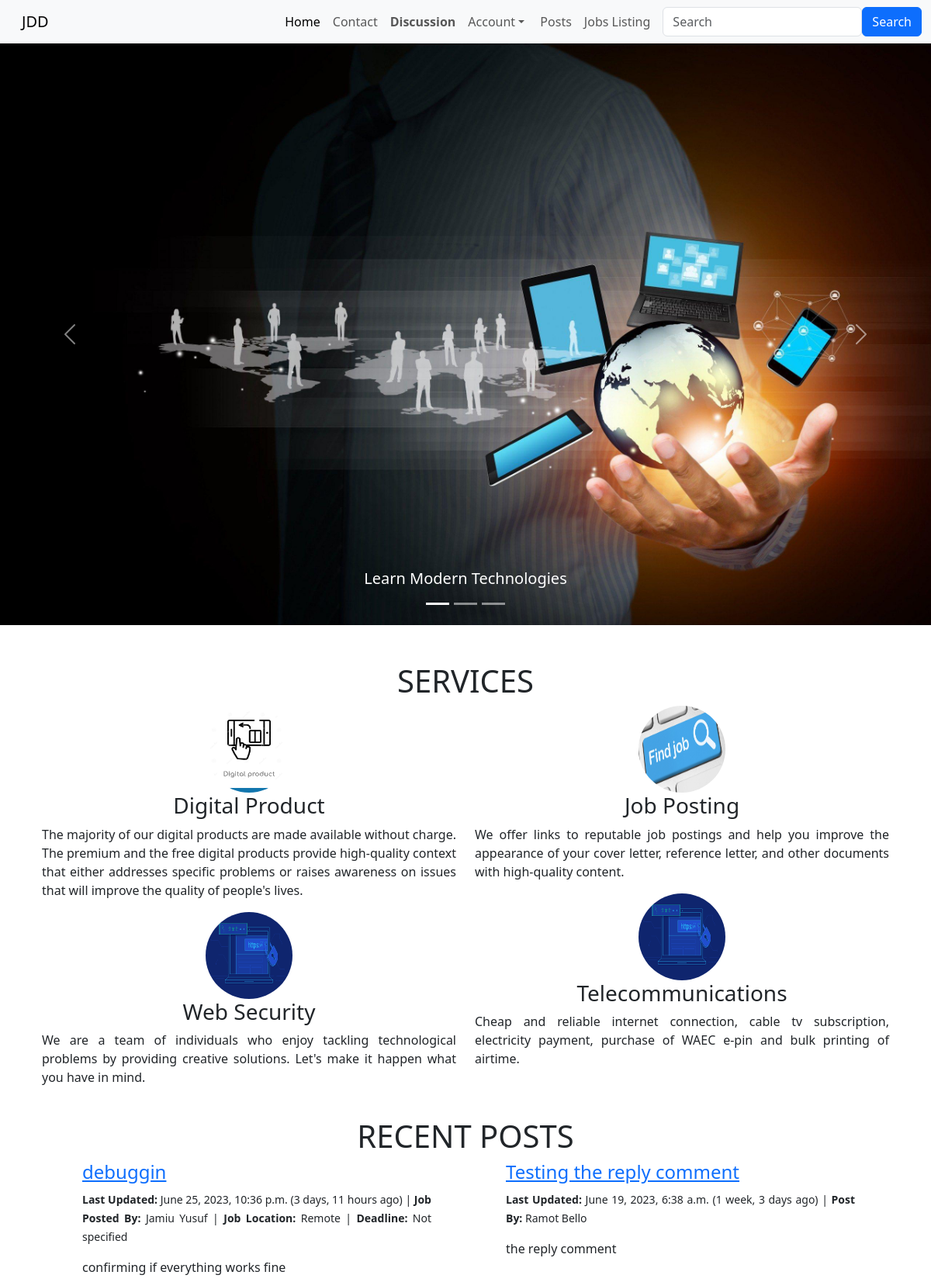
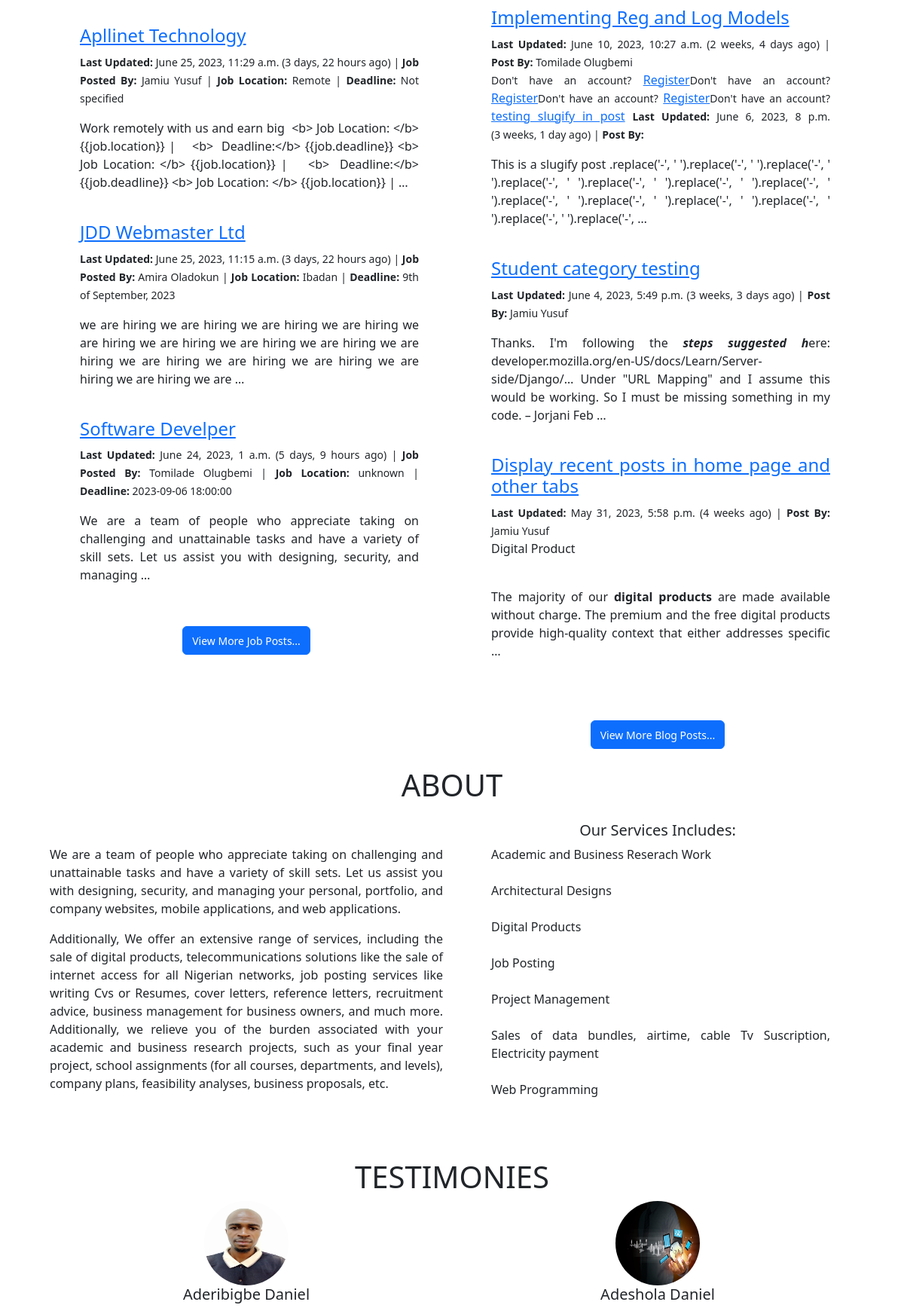
The page / (upper part) on the database its author committed (2 pictures, top to bottom).
### job/models.py (models this page shows, shortened)
class JobPost(models.Model):
    author = models.ForeignKey(User, on_delete=models.CASCADE)
    title = models.CharField(max_length=255, unique=True)
    date = models.DateTimeField(auto_now_add=True)
    deadline = models.CharField(max_length=150, default='Not specified')
    location = models.CharField(max_length=150)
    category = models.CharField(max_length=150, default='uncategorized')
    content = RichTextField(blank=True, null=True, unique=True)

### index/models.py (models this page shows, shortened)
class BlogPost(models.Model):
    author = models.ForeignKey(User, on_delete=models.CASCADE)
    title = models.CharField(max_length=255, unique=True)
    date = models.DateTimeField(auto_now_add=True)
    category = models.CharField(max_length=150, default='uncategorized')
    content = RichTextField(blank=True, null=True, unique=True)
    headline = models.TextField(max_length=255)
    likes = models.ManyToManyField(User, related_name='blog_posts')

### index/views.py (the view)
# urls.py: path('', views.home, name = 'home'),
def home(request):
            blogs = models.BlogPost.objects.order_by('-date')[:5]
            jobs = JobPost.objects.order_by('-date')[:5]
            return render(request, 'home/home.html',{
                'jobs': jobs,
                'blogs': blogs
            })

### index/templates/home/home.html (shortened to what this page needs)
{% extends 'home/base.html' %}
{% load static %}
{% load humanize %}
    {% block slides %}
    <div id="carouselExampleCaptions" class="carousel slide" data-bs-ride="carousel">
        <div class="carousel-indicators">
          <button type="button" data-bs-target="#carouselExampleCaptions" data-bs-slide-to="0" class="active" aria-current="true" aria-label="Slide 1"></button>
          <button type="button" data-bs-target="#carouselExampleCaptions" data-bs-slide-to="1" aria-label="Slide 2"></button>
          <button type="button" data-bs-target="#carouselExampleCaptions" data-bs-slide-to="2" aria-label="Slide 3"></button>
        </div>
        <div class="carousel-inner">
          <div class="carousel-item active" data-bs-interval="80000">
            <img src="{% static '/images/tech.jpg' %}" class="d-block w-100" alt="header tech image">
            <div class="carousel-caption d-none d-md-block">
              <h5>Learn Modern Technologies</h5>
            </div>
          </div>
        </div>
        <button class="carousel-control-prev" type="button" data-bs-target="#carouselExampleCaptions" data-bs-slide="prev">
          <span class="carousel-control-prev-icon" aria-hidden="true"></span>
        </button>
        <button class="carousel-control-next" type="button" data-bs-target="#carouselExampleCaptions" data-bs-slide="next">
          <span class="carousel-control-next-icon" aria-hidden="true"></span>
        </button>
      </div>
    {% endblock %}
{% block body %}
        <div class="container text-center">
            <h1>Services</h1>
          <div class="row">
          <div class="col">
        <img src="{% static '/images/digital-prodct.jpg' %}" alt="Digital Product Image" srcset="" class="services-img">
        <h3>Digital Product</h3>
        <p style="text-align: justify;">
          The majority of our digital products are made available without charge. The premium and the free digital products
          provide high-quality context that either addresses specific problems or raises awareness on issues that will improve
          the quality of people's lives.
        </p>
        <div class="col">
      <img src="{% static '/images/web_security.png' %}" alt="Web Security Image" srcset="" class="services-img">
      <h3>Web Security</h3>
      <p style="text-align: justify;">
        We are a team of individuals who enjoy tackling technological problems by providing creative solutions.
        Let's make it happen what you have in mind.
      </p>
    </div>
      </div>
      <div class="col">
        <img src="{% static '/images/job.webp' %}" alt="Job Search Image" srcset="" class="services-img">
        <h3>Job Posting</h3>
        <p style="text-align: justify;">
          We offer links to reputable job postings and help you improve the appearance of your cover letter,
          reference letter, and other documents with high-quality content.
        </p>
        <div class="col">
      <img src="{% static '/images/web_security.png' %}" alt="Web Security Image" srcset="" class="services-img">
      <h3>Telecommunications</h3>
      <p style="text-align: justify;">
        Cheap and reliable internet connection, cable tv subscription, electricity payment,
        purchase of WAEC e-pin and bulk printing of airtime.
      </p>
    </div>
      </div>
    </div>
    <div class="container text-center">
        <h1>Recent Posts</h1>
        <div class="row">
            <div class="col">
                <ul>
                   {% for job in jobs  %}
                   <li>
                        <h4> <a href="{% url 'jobs:job_details' job.pk %}"> {{job.title}} </a></h4>
                        <small>
                           <b>Last Updated: </b>  {{job.date}} ({{job.date | naturaltime}}) | <b> Job Posted By:</b>  {{job.author.first_name}}  {{job.author.last_name}}
                          |  <b> Job Location: </b> {{job.location}} |    <b>  Deadline:</b> {{job.deadline}}
                        </small><br>
                        <p style="text-align: justify;"> {{job.content|safe | truncatewords:"30"}}  </p>
                   </li> <br>
                    {% empty %}
                        <h4>No recent job post availabe right now...</h4>
                {% endfor %}
                </ul>
           <a href="{% url 'jobs:job_list' %}"> <button class="btn btn-primary" ><small>View More Job Posts...</small></button></a> <br> <br>
          </div>
          <div class="col">
            <ul>
              {% for blog in blogs  %}
              <li>
                   <h4><a href="{% url 'index:blog_details' blog.pk %}">{{blog.title}}</a></h4>
                   <small>
                      <b> Last Updated: </b>  {{blog.date}} ({{blog.date | naturaltime}}) |  <b> Post By:</b>  {{blog.author.first_name}}  {{blog.author.last_name}}
                   </small> <br>
                   <p style="text-align: justify;">{{blog.content| safe | truncatewords:"30"}} </p>
              </li> <br>
               {% empty %}
                   <h2>No recent blog post availabe right now...</h2>
           {% endfor %}
           </ul>
            <br><a href="{% url 'index:blog_list' %}"><button class="btn btn-primary"><small>View More Blog Posts...</small></button></a>
          </div>
        </div>
      </div>
      <div class="container text-center">
        <h1>About</h1>
        <div class="row">
          <div class="col"><br><br>
            <p style="text-align: justify;">
              We are a team of people who appreciate taking on challenging and unattainable tasks and have a variety of skill sets.
             Let us assist you with designing, security, and managing your personal, portfolio, and company websites,
             mobile applications, and web applications.
            </p>
            <p style="text-align: justify;">
              Additionally, We offer an extensive range of services, including the sale of digital products, telecommunications solutions
              like the sale of internet access for all Nigerian networks, job posting services like writing Cvs or Resumes,
              cover letters, reference letters, recruitment advice, business management for business owners, and much more.
              Additionally, we relieve you of the burden associated with your academic and business research projects, such
              as your final year project, school assignments (for all courses, departments, and levels), company plans,
              feasibility analyses, business proposals, etc.
            </p>
          </div>
          <div class="col">
            <p style="text-align: justify;">
              <h5>Our Services Includes:</h5>
                <ul>
                  <li>Academic and Business Reserach Work</li> <br>
                  <li>Architectural Designs</li><br>
                  <li>Digital Products</li><br>
                   <li>Job Posting</li> <br>
                  <li> Project Management</li> <br>
                  <li>Sales of data bundles, airtime, cable Tv Suscription, Electricity payment</li> <br>
                  <li>Web Programming</li>
                </ul> <br>
            </p>
          </div>
        </div>
      </div>
      <div class="container text-center">
        <h1>Testimonies</h1>
        <div class="row">
          <div class="col">
            <div>
              <div>
                <img src="{% static '/images/hustle_img.jpg' %}" alt="Daniel image" srcset="" class="services-img">
              </div>
                <h5> Aderibigbe Daniel</h5>
            </div>
          </div>
          <div class="col">
            <div>
              <div>
                <img src="{% static '/images/tech.jpg' %}" alt="Tomilade image" srcset="" class="services-img">
              </div>
                <h5>Adeshola Daniel</h5>
            </div>
          </div>
          </div>
{% endblock %}

### index/templates/home/home.html (style rules this page uses)
.services-img { border-radius: 50%; width: 7rem; height: 7rem; }
h1 { margin-top: 1.5rem; text-transform: uppercase; }
p { text-align: justify; }
li { list-style-type: none; text-align: justify; }

### rows shown on the page
JobPost: title "debuggin", date "June 25, 2023, 10:36 p.m.", date "3 days, 11 hours ago", author.first_name "Jamiu", author.last_name "Yusuf", location "Remote", deadline "Not specified", content "confirming if everything works fine"
JobPost: title "Apllinet Technology", date "June 25, 2023, 11:29 a.m.", date "3 days, 22 hours ago", author.first_name "Jamiu", author.last_name "Yusuf", location "Remote", deadline "Not specified", content "Work remotely with us and earn big <b> Job Location: </b> {{job.location}} | <b> Deadline:</b> {{job.deadline}} <b> Job Location: </b> {{job.location}} | <b> Deadline:</b> {{job.deadline}} <b> Job Location: </b> {{job.location}} | …"
JobPost: title "JDD Webmaster Ltd", date "June 25, 2023, 11:15 a.m.", date "3 days, 22 hours ago", author.first_name "Amira", author.last_name "Oladokun", location "Ibadan", deadline "9th of September, 2023", content "we are hiring we are hiring we are hiring we are hiring we are hiring we are hiring we are hiring we are hiring we are hiring we are hiring we are hiring we are hiring we are hiring we are hiring we are …"
JobPost: title "Software Develper", date "June 24, 2023, 1 a.m.", date "5 days, 9 hours ago", author.first_name "Tomilade", author.last_name "Olugbemi", location "unknown", deadline "2023-09-06 18:00:00", content "We are a team of people who appreciate taking on challenging and unattainable tasks and have a variety of skill sets. Let us assist you with designing, security, and managing …"
BlogPost: title "Testing the reply comment", date "June 19, 2023, 6:38 a.m.", date "1 week, 3 days ago", author.first_name "Ramot", author.last_name "Bello", content "the reply comment"
BlogPost: title "Implementing Reg and Log Models", date "June 10, 2023, 10:27 a.m.", date "2 weeks, 4 days ago", author.first_name "Tomilade", author.last_name "Olugbemi", content "Don't have an account? Register Don't have an account? Register Don't have an account? Register Don't have an account?"
BlogPost: title "testing slugify in post", date "June 6, 2023, 8 p.m.", date "3 weeks, 1 day ago", content "This is a slugify post .replace('-', ' ').replace('-', ' ').replace('-', ' ').replace('-', ' ').replace('-', ' ').replace('-', ' ').replace('-', ' ').replace('-', ' ').replace('-', ' ').replace('-', ' ').replace('-', ' ').replace('-', ' ').replace('-', …"
BlogPost: title "Student category testing", date "June 4, 2023, 5:49 p.m.", date "3 weeks, 3 days ago", author.first_name "Jamiu", author.last_name "Yusuf", content "Thanks. I'm following the steps suggested h ere: developer.mozilla.org/en-US/docs/Learn/Server-side/Django/… Under \"URL Mapping\" and I assume this would be working. So I must be missing something in my code. – Jorjani Feb …"
BlogPost: title "Display recent posts in home page and other tabs", date "May 31, 2023, 5:58 p.m.", date "4 weeks ago", author.first_name "Jamiu", author.last_name "Yusuf", content "Digital Product The majority of our digital products are made available without charge. The premium and the free digital products provide high-quality context that either addresses specific …"
